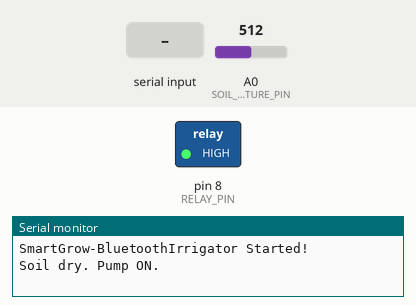
The sketch below on a simulated Arduino Uno, built with avr-gcc and run on an emulated ATmega328P. Shown: switched loads named in the sketch (green lamp = pin HIGH), the last lines printed to the serial monitor. Inputs (shaded band) come from the test bench; at power-on: A0 (SOIL_MOISTURE_PIN) = 512.

Above: at 2.3 s.
2.4 s: A0 (SOIL_MOISTURE_PIN) set to 482
At 4.1 s:
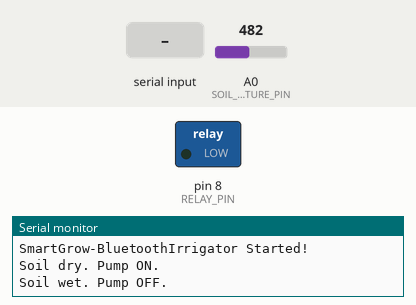
4.5 s: "ON\n" received over the second serial link
At 5.1 s:
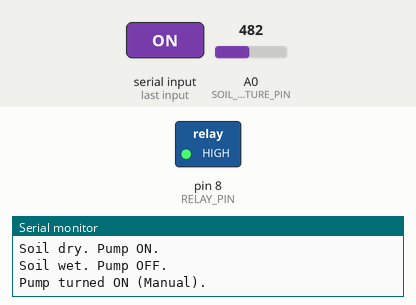
9.1 s: A0 (SOIL_MOISTURE_PIN) set to 510
At 10.1 s:
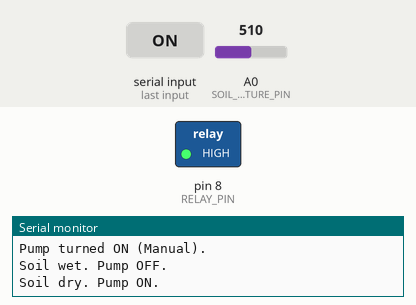
11.2 s: A0 (SOIL_MOISTURE_PIN) set to 490
At 13.2 s:
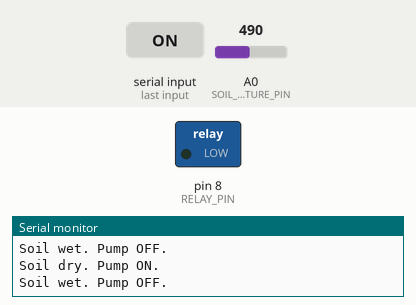
Timing chart, 0 to 14.7 s (numbered marks = the images above; inputs shaded):
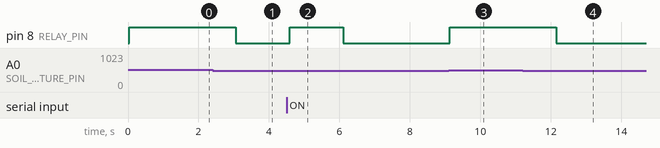

The sketch:

SmartGrow_BluetoothIrrigator.ino
```cpp
#include <SoftwareSerial.h>
#include <DHT.h>

// ----- Pin Definitions -----
#define DHTPIN 2              // DHT11 data pin connected to digital pin 2
#define DHTTYPE DHT11         // DHT11 sensor type
#define SOIL_MOISTURE_PIN A0  // Soil moisture sensor analog pin
#define RELAY_PIN 8           // Relay module connected to digital pin 8
#define BT_RX 10              // Bluetooth module TX -> Arduino RX (pin 10)
#define BT_TX 11              // Bluetooth module RX -> Arduino TX (pin 11)

// ----- Thresholds -----
#define SOIL_DRY_THRESHOLD 500 // You may need to calibrate this value

// ----- Global Variables -----
DHT dht(DHTPIN, DHTTYPE);
SoftwareSerial bluetooth(BT_RX, BT_TX); // RX, TX

bool pumpOn = false;

void setup() {
  Serial.begin(9600);
  bluetooth.begin(9600);

  dht.begin();
  pinMode(RELAY_PIN, OUTPUT);
  digitalWrite(RELAY_PIN, LOW); // Pump OFF initially

  Serial.println("SmartGrow-BluetoothIrrigator Started!");
  bluetooth.println("SmartGrow-BluetoothIrrigator Ready.");
}

void loop() {
  // 1. Automatic watering based on soil moisture
  int soilValue = analogRead(SOIL_MOISTURE_PIN);
  bool soilDry = (soilValue > SOIL_DRY_THRESHOLD);

  // If soil is dry, and pump is not on (manual override), turn pump on
  if (soilDry && !pumpOn) {
    digitalWrite(RELAY_PIN, HIGH);
    pumpOn = true;
    Serial.println("Soil dry. Pump ON.");
    bluetooth.println("Soil dry. Pump ON.");
  }
  // If soil is wet, and pump is on due to auto, turn pump off
  if (!soilDry && pumpOn) {
    digitalWrite(RELAY_PIN, LOW);
    pumpOn = false;
    Serial.println("Soil wet. Pump OFF.");
    bluetooth.println("Soil wet. Pump OFF.");
  }

  // 2. Check for Bluetooth commands
  if (bluetooth.available()) {
    String cmd = bluetooth.readStringUntil('\n');
    cmd.trim();
    cmd.toUpperCase();

    if (cmd == "ON") {
      digitalWrite(RELAY_PIN, HIGH);
      pumpOn = true;
      bluetooth.println("Pump turned ON (Manual).");
      Serial.println("Pump turned ON (Manual).");
    } else if (cmd == "OFF") {
      digitalWrite(RELAY_PIN, LOW);
      pumpOn = false;
      bluetooth.println("Pump turned OFF (Manual).");
      Serial.println("Pump turned OFF (Manual).");
    } else if (cmd == "DATA") {
      float temp = dht.readTemperature();
      float hum = dht.readHumidity();
      int soil = analogRead(SOIL_MOISTURE_PIN);
      bluetooth.print("Temp: ");
      bluetooth.print(temp);
      bluetooth.print(" C, Humidity: ");
      bluetooth.print(hum);
      bluetooth.print(" %, Soil: ");
      bluetooth.print(soil);
      bluetooth.println();
      Serial.print("DATA sent: T=");
      Serial.print(temp);
      Serial.print("C, H=");
      Serial.print(hum);
      Serial.print("%, Soil=");
      Serial.println(soil);
    } else {
      bluetooth.println("Unknown command. Try ON, OFF, DATA.");
    }
  }

  delay(1500); // Reasonable polling delay
}
```

Measured:
- the behaviour switches between 501 and 500 on A0 (SOIL_MOISTURE_PIN) (found by bisection; images 0 and 1)
- after the input at 2.4 s, pin 8 (RELAY_PIN): HIGH → LOW after 0.66 s
- after the input at 4.5 s, pin 8 (RELAY_PIN): LOW → HIGH after 0.08 s, → LOW 1.5 s later
- after the input at 9.1 s, pin 8 (RELAY_PIN): LOW → HIGH at once
- after the input at 11.2 s, pin 8 (RELAY_PIN): HIGH → LOW after 0.96 s
